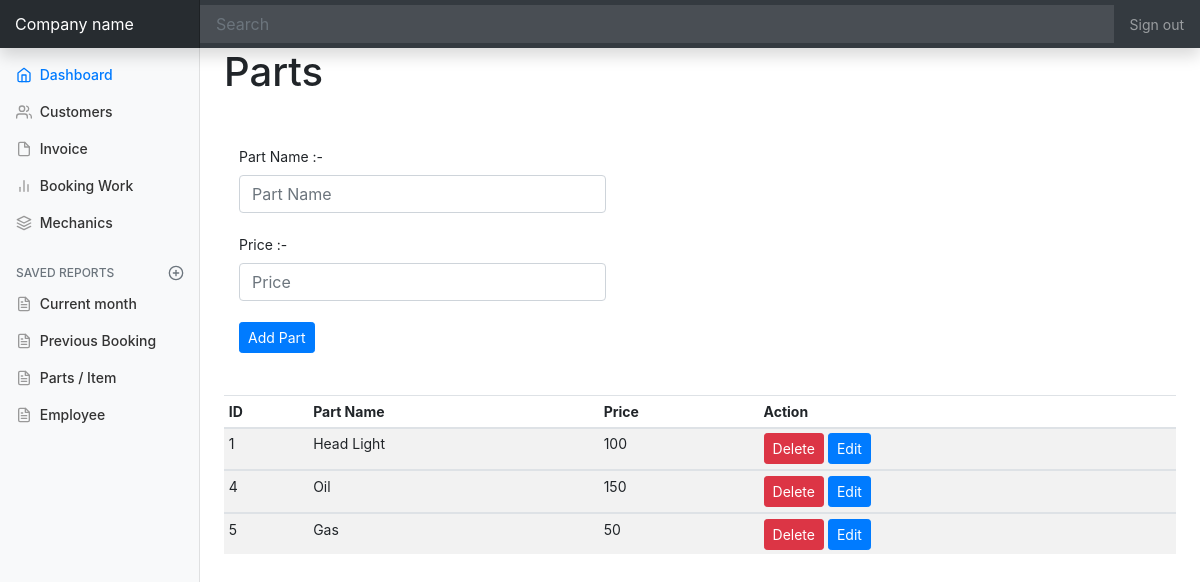
Page /client/parts.php on the committed database.
### tables this page shows
CREATE TABLE IF NOT EXISTS `parts` (
  `id` int(11) NOT NULL AUTO_INCREMENT,
  `name` varchar(100) NOT NULL,
  `price` varchar(100) NOT NULL,
  PRIMARY KEY (`id`)
);

### client/parts.php (the view, shortened to what this page needs)
<?php
  include('dashboard-header.php');
?>
<main role="main" class="col-md-9 ml-sm-auto col-lg-10 px-4">
  <h1 class="h1">Parts</h1>
  <br><br>
  <div class="col-md-5">
  <?php
  if(isset($_GET['edit_id'])){
$id = $_GET['edit_id'];
$query= "SELECT * FROM `parts` WHERE `id`='$id' ";
$result = mysqli_query($conn, $query);
$rows = mysqli_fetch_array($result);
  ?>
<form method="POST" action="parts.php?update_id=<?php echo $rows['id'] ?>">
<label>Part Name :- </label>
<input type="text" placeholder="Part Name" name="part_name" value="<?php echo $rows['name']  ?>" class="form-control"><br>
<label>Price :- </label>
<input type="text" placeholder="Price" name="price" value="<?php echo $rows['price'] ?>" class="form-control"><br>
<input type="submit" value="Update Name" name="updateAdd" class="btn btn-primary btn-sm">
</form>
  <? } else{ ?>
<form method="POST">
<label>Part Name :- </label>
<input type="text" placeholder="Part Name" name="part_name" class="form-control"><br>
<label>Price :- </label>
<input type="text" placeholder="Price" name="price" class="form-control"><br>
<input type="submit" value="Add Part" name="add" class="btn btn-primary btn-sm">
</form>
  <?php } ?>
</div>
  <br><br>
  <div class="table-responsive">
    <table class="table table-striped table-sm">
      <thead>
        <tr>
          <th>ID</th>
          <th>Part Name</th>
           <th>Price</th>
          <th>Action</th>
        </tr>
      </thead>
      <?php
$query_vehicle = "SELECT * FROM `parts` ";
$result_vehicles = mysqli_query($conn, $query_vehicle);
while($row = mysqli_fetch_array($result_vehicles)){
?>
      <tbody>
       <td><?php echo $row['id'] ?></td>
       <td><?php echo $row['name'] ?></td>
        <td><?php echo $row['price'] ?></td>
       <td>
       <a href="parts.php?del_id=<?php echo $row['id'] ?>" class="btn btn-danger btn-sm">Delete</a>
       <a href="parts.php?edit_id=<?php echo $row['id'] ?>" class="btn btn-primary btn-sm">Edit</a>
       </td>
      </tbody>
<?php } ?>
    </table>
  </div>
</main>
<?php include ('dashboard-footer.php') ?>

### client/assets/css/dashboard.css (style rules this page uses)
body { font-size: .875rem; }
[role="main"] { padding-top: 133px; }
@media (min-width: 768px) { [role="main"] { padding-top: 48px; } }

### rows in the picture
parts: id "1", name "Head Light", price "100"
parts: id "4", name "Oil", price "150"
parts: id "5", name "Gas", price "50"
